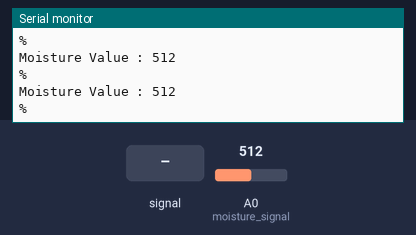
The sketch below on a simulated Arduino Uno, built with avr-gcc and run on an emulated ATmega328P. On the bench: the last lines printed to the serial monitor. Inputs (shaded band) come from the test bench; at power-on: A0 (moisture_signal) = 512.

Above: at 1.2 s.
1.3 s: A0 (moisture_signal) fed a 200 Hz sine of ±81 counts around its level
2.8 s: A0 (moisture_signal) set to 716
At 2.97 s:
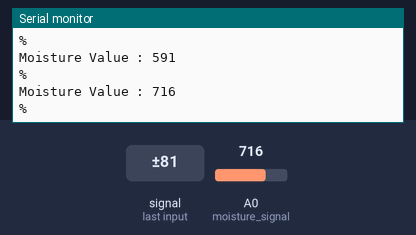
4.3 s: A0 (moisture_signal) fed a 1000 Hz sine of ±255 counts around its level
5.8 s: A0 (moisture_signal) set to 900
At 5.98 s:
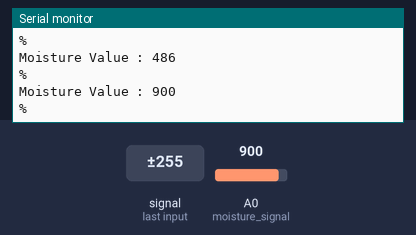
Timing chart, 0 to 8.3 s (numbered marks = the images above; inputs shaded):
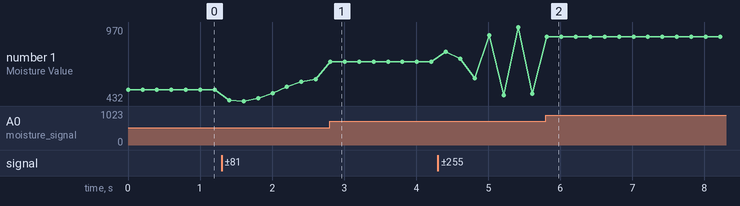

Measured:
- after the input at 2.8 s, the serial monitor: prints a new line at once (image 1)
- after the input at 5.8 s, the serial monitor: prints a new line at once (image 2)
- plotted number 1: 512 → 591 after the input at 1.3 s, 591 → 716 after the input at 2.8 s, 716 → 486 after the input at 4.3 s, 486 → 900 after the input at 5.8 s

The sketch:

soil_moisture_sketch.ino
```cpp
int moisture_signal=A0;

void setup()
{
  Serial.begin(9600);
}
void loop()
{
  int moisture= analogRead(moisture_signal);

  Serial.print("\nMoisture Value : ");
  Serial.println(moisture);
  Serial.print("%");
  delay(200);

}
```
